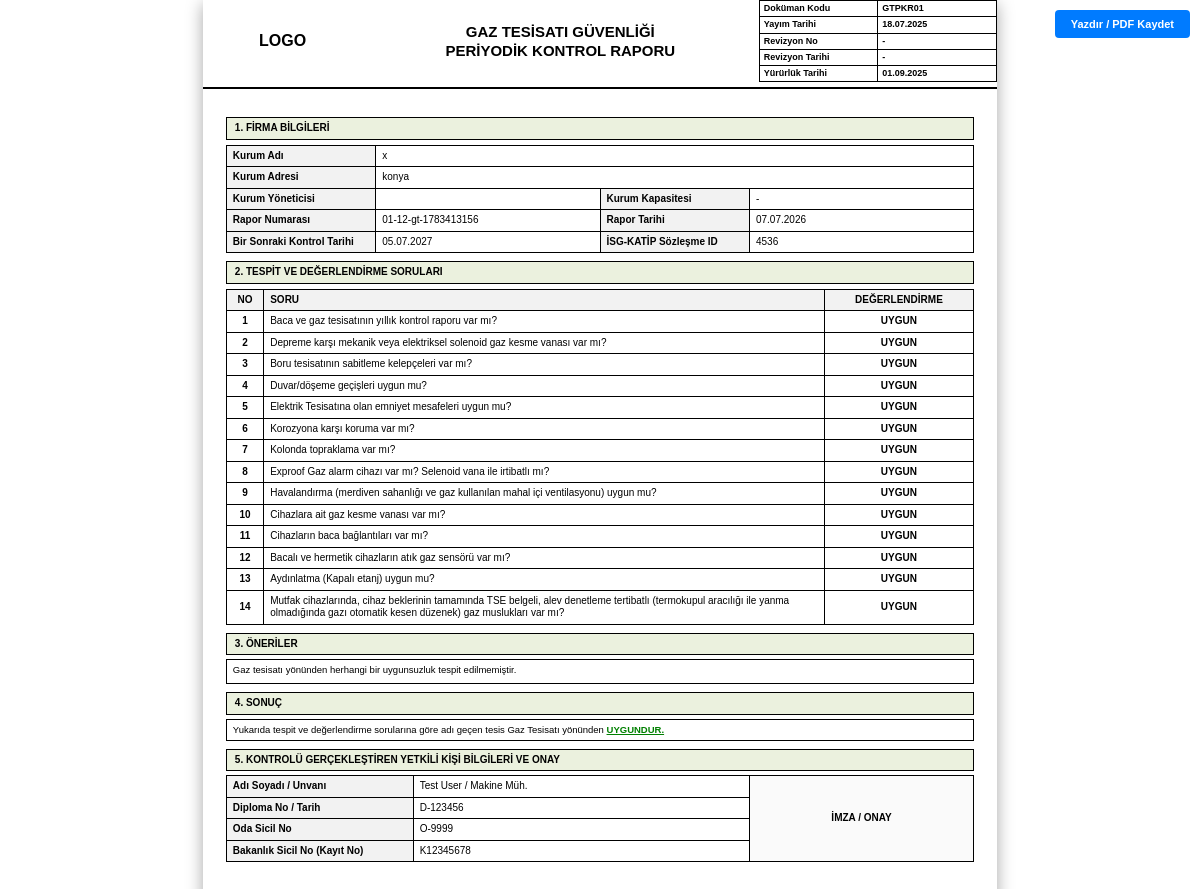
Page /pages/gaz_tesisat_yazdir.php?id=2 (signed in) on the committed database.
### tables this page shows
CREATE TABLE `system_settings` (
  `id` int(11) NOT NULL AUTO_INCREMENT,
  `setting_key` varchar(100) NOT NULL,
  `setting_value` text DEFAULT NULL,
  `updated_at` timestamp NOT NULL DEFAULT current_timestamp() ON UPDATE current_timestamp(),
  PRIMARY KEY (`id`),
  UNIQUE KEY `setting_key` (`setting_key`)
);

CREATE TABLE `gaz_tesisat_reports` (
  `id` int(11) NOT NULL AUTO_INCREMENT,
  `kurum_id` int(11) NOT NULL,
  `report_no` varchar(100) NOT NULL,
  `report_date` date NOT NULL,
  `start_date` datetime DEFAULT NULL,
  `end_date` datetime DEFAULT NULL,
  `next_control_date` date DEFAULT NULL,
  `isg_katip_id` varchar(100) DEFAULT NULL,
  `firma_adi_eki` varchar(255) DEFAULT NULL,
  `control_reason` varchar(255) DEFAULT 'Periyodik Kontrol',
  `kurum_yoneticisi` varchar(255) DEFAULT NULL,
  `kurum_kapasitesi` int(11) DEFAULT NULL,
  `defects` text DEFAULT NULL,
  `notes` text DEFAULT NULL,
  `result` varchar(50) DEFAULT 'GÜVENLİDİR',
  `authorized_person_id` int(11) DEFAULT NULL,
  `inspection_results` longtext DEFAULT NULL CHECK (json_valid(`inspection_results`)),
  `created_at` timestamp NOT NULL DEFAULT current_timestamp(),
  PRIMARY KEY (`id`),
  UNIQUE KEY `report_no` (`report_no`),
  KEY `kurum_id` (`kurum_id`),
  KEY `authorized_person_id` (`authorized_person_id`),
  CONSTRAINT `gaz_tesisat_reports_ibfk_1` FOREIGN KEY (`kurum_id`) REFERENCES `institutions` (`id`) ON DELETE CASCADE,
  CONSTRAINT `gaz_tesisat_reports_ibfk_2` FOREIGN KEY (`authorized_person_id`) REFERENCES `authorized_persons` (`id`) ON DELETE SET NULL
);

CREATE TABLE `institutions` (
  `id` int(11) NOT NULL AUTO_INCREMENT,
  `user_id` int(11) NOT NULL,
  `firma_adi` varchar(255) NOT NULL,
  `adresi` text DEFAULT NULL,
  `sgk_sicil_no` varchar(50) DEFAULT NULL,
  `il_kodu` varchar(2) DEFAULT '01',
  `kurum_kodu` varchar(3) DEFAULT NULL,
  `isg_katip_id` varchar(100) DEFAULT NULL,
  `report_date` date DEFAULT NULL,
  `start_date` datetime DEFAULT NULL,
  `end_date` datetime DEFAULT NULL,
  `next_control_date` date DEFAULT NULL,
  `created_at` timestamp NOT NULL DEFAULT current_timestamp(),
  `contract_pdf` varchar(255) DEFAULT NULL,
  PRIMARY KEY (`id`),
  KEY `user_id` (`user_id`),
  CONSTRAINT `institutions_ibfk_1` FOREIGN KEY (`user_id`) REFERENCES `users` (`id`) ON DELETE CASCADE
);

CREATE TABLE `authorized_persons` (
  `id` int(11) NOT NULL AUTO_INCREMENT,
  `adi_soyadi` varchar(255) NOT NULL,
  `meslegi` varchar(255) DEFAULT NULL,
  `kayit_no` varchar(100) DEFAULT NULL,
  `created_at` timestamp NOT NULL DEFAULT current_timestamp(),
  `diploma_no` varchar(100) DEFAULT NULL,
  `oda_sicil_no` varchar(100) DEFAULT NULL,
  PRIMARY KEY (`id`)
);

### htdocs/includes/functions.php (called while the page is built, shortened)
<?php
function getSetting($pdo, $key, $default = '')
{
    try {
        $stmt = $pdo->prepare("SELECT setting_value FROM system_settings WHERE setting_key = ?");
        $stmt->execute([$key]);
        $val = $stmt->fetchColumn();
        return ($val !== false) ? $val : $default;
    } catch (PDOException $e) {
        return $default;
    }
}
?>

### htdocs/pages/gaz_tesisat_yazdir.php (the view, shortened to what this page needs)
<?php
require_once '../includes/db.php';
require_once '../includes/functions.php';
$id = isset($_GET['id']) ? cleanInput($_GET['id']) : null;
$stmt = $pdo->prepare("
    SELECT r.*,
           i.firma_adi, i.adresi, i.sgk_sicil_no, i.il_kodu, i.kurum_kodu,
           ap.adi_soyadi, ap.meslegi, ap.kayit_no, ap.diploma_no, ap.oda_sicil_no
    FROM gaz_tesisat_reports r
    JOIN institutions i ON r.kurum_id = i.id
    LEFT JOIN authorized_persons ap ON r.authorized_person_id = ap.id
    WHERE r.id = ?
");
$stmt->execute([$id]);
$data = $stmt->fetch();
$questions = [
    'q1' => 'Baca ve gaz tesisatının yıllık kontrol raporu var mı?',
    'q2' => 'Depreme karşı mekanik veya elektriksel solenoid gaz kesme vanası var mı?',
    'q3' => 'Boru tesisatının sabitleme kelepçeleri var mı?',
    'q4' => 'Duvar/döşeme geçişleri uygun mu?',
    'q5' => 'Elektrik Tesisatına olan emniyet mesafeleri uygun mu?',
    'q6' => 'Korozyona karşı koruma var mı?',
    'q7' => 'Kolonda topraklama var mı?',
    'q8' => 'Exproof Gaz alarm cihazı var mı? Selenoid vana ile irtibatlı mı?',
    'q9' => 'Havalandırma (merdiven sahanlığı ve gaz kullanılan mahal içi ventilasyonu) uygun mu?',
    'q10' => 'Cihazlara ait gaz kesme vanası var mı?',
    'q11' => 'Cihazların baca bağlantıları var mı?',
    'q12' => 'Bacalı ve hermetik cihazların atık gaz sensörü var mı?',
    'q13' => 'Aydınlatma (Kapalı etanj) uygun mu?',
    'q14' => 'Mutfak cihazlarında, cihaz beklerinin tamamında TSE belgeli, alev denetleme tertibatlı (termokupul aracılığı ile yanma olmadığında gazı otomatik kesen düzenek) gaz muslukları var mı?'
];
$inspection_results = [];
if (!empty($data['inspection_results'])) {
    $inspection_results = json_decode($data['inspection_results'], true);
}
function renderHeader()
{
    global $pdo;
    $logoText = getSetting($pdo, 'logo_text', 'LOGO');
    $logoHtml = htmlspecialchars($logoText);
    ?>
    <table style="border:none; margin: 0; padding: 0;">
        <tr style="border:none;">
            <td style="width: 20%; height: 60px; border:none; text-align:center; vertical-align:middle; padding: 0;">
                <div style="font-weight:bold; font-size:16px;"><?php echo $logoHtml; ?></div>
            </td>
            <td style="width: 50%; text-align: center; border:none; padding: 0; vertical-align:middle;">
                <h1 style="font-size: 15px; margin: 0; line-height: 1.3;">GAZ TESİSATI GÜVENLİĞİ<br>PERİYODİK KONTROL RAPORU</h1>
            </td>
            <td style="width: 30%; border:none; padding: 0;">
                <table class="doc-info" style="border:1px solid black; width:100%; margin: 0;">
                    <tr>
                        <td style="border:1px solid black; width:50%; padding: 2px 4px; font-size: 9px;">Doküman Kodu</td>
                        <td style="border:1px solid black; padding: 2px 4px; font-size: 9px;">GTPKR01</td>
                    </tr>
                    <tr>
                        <td style="border:1px solid black; padding: 2px 4px; font-size: 9px;">Yayım Tarihi</td>
                        <td style="border:1px solid black; padding: 2px 4px; font-size: 9px;">18.07.2025</td>
                    </tr>
                    <tr>
                        <td style="border:1px solid black; padding: 2px 4px; font-size: 9px;">Revizyon No</td>
                        <td style="border:1px solid black; padding: 2px 4px; font-size: 9px;">-</td>
                    </tr>
                    <tr>
                        <td style="border:1px solid black; padding: 2px 4px; font-size: 9px;">Revizyon Tarihi</td>
                        <td style="border:1px solid black; padding: 2px 4px; font-size: 9px;">-</td>
                    </tr>
                    <tr>
                        <td style="border:1px solid black; padding: 2px 4px; font-size: 9px;">Yürürlük Tarihi</td>
                        <td style="border:1px solid black; padding: 2px 4px; font-size: 9px;">01.09.2025</td>
                    </tr>
                </table>
            </td>
        </tr>
    </table>
    <hr style="border: 1px solid black; margin-top:5px; margin-bottom:5px;">
    <?php
}
?>
<!DOCTYPE html>
<html lang="tr">
<head>
    <link rel="stylesheet" href="../assets/css/rapor.css">
</head>
<body>
    <div class="no-print">
        <button onclick="window.print()">
            <i class="fas fa-print"></i> Yazdır / PDF Kaydet
        </button>
    </div>
    <table class="main-report-table" style="border:none; margin:0 auto;">
        <thead>
            <tr>
                <th style="border:none; padding:0;">
                    <?php renderHeader(); ?>
                </th>
            </tr>
        </thead>
        <tbody>
            <tr>
                <td style="border:none; padding:0;">
                    <div class="page">
                        <div class="section-title-bg">1. FİRMA BİLGİLERİ</div>
                        <table>
                            <tr>
                                <td style="width: 20%;" class="header-bg">Kurum Adı</td>
                                <td colspan="3" style="width: 80%;"><?php
                                    $full_name = $data['firma_adi'] ?? '';
                                    echo htmlspecialchars($full_name);
                                ?></td>
                            </tr>
                            <tr>
                                <td class="header-bg">Kurum Adresi</td>
                                <td colspan="3"><?php echo htmlspecialchars($data['adresi'] ?? '-'); ?></td>
                            </tr>
                            <tr>
                                <td style="width: 20%;" class="header-bg">Kurum Yöneticisi</td>
                                <td style="width: 30%;"><?php echo htmlspecialchars($data['kurum_yoneticisi'] ?? '-'); ?></td>
                                <td style="width: 20%;" class="header-bg">Kurum Kapasitesi</td>
                                <td style="width: 30%;"><?php echo htmlspecialchars($data['kurum_kapasitesi'] ?? '-'); ?></td>
                            </tr>
                            <tr>
                                <td class="header-bg">Rapor Numarası</td>
                                <td><?php echo htmlspecialchars($data['report_no'] ?? '-'); ?></td>
                                <td class="header-bg">Rapor Tarihi</td>
                                <td><?php echo date('d.m.Y', strtotime($data['report_date'])); ?></td>
                            </tr>
                            <tr>
                                <td class="header-bg">Bir Sonraki Kontrol Tarihi</td>
                                <td><?php echo date('d.m.Y', strtotime($data['next_control_date'])); ?></td>
                                <td class="header-bg">İSG-KATİP Sözleşme ID</td>
                                <td><?php echo htmlspecialchars($data['isg_katip_id'] ?? '-'); ?></td>
                            </tr>
                        </table>
                        <div class="section-title-bg">2. TESPİT ve DEĞERLENDİRME SORULARI</div>
                        <table>
                            <thead>
                                <tr class="header-bg">
                                    <th style="width: 5%;" class="text-center">NO</th>
                                    <th style="width: 75%;">SORU</th>
                                    <th style="width: 20%;" class="text-center">DEĞERLENDİRME</th>
                                </tr>
                            </thead>
                            <tbody>
                                <?php
                                $idx = 1;
                                foreach ($questions as $key => $text):
                                    $val = $inspection_results[$key] ?? 'UYGUN';
                                ?>
                                    <tr>
                                        <td class="text-center fw-bold"><?php echo $idx++; ?></td>
                                        <td><?php echo htmlspecialchars($text); ?></td>
                                        <td class="text-center fw-bold"><?php echo htmlspecialchars($val); ?></td>
                                    </tr>
                                <?php endforeach; ?>
                            </tbody>
                        </table>
                        <div class="section-title-bg">3. ÖNERİLER</div>
                        <div class="result-box-compact bg-light-gray" style="min-height: 25px; padding: 4px 6px;">
                            <?php echo !empty($data['defects']) ? nl2br(htmlspecialchars($data['defects'])) : 'Gaz tesisatı yönünden herhangi bir uygunsuzluk tespit edilmemiştir.'; ?>
                        </div>
                        <div class="section-title-bg">4. SONUÇ</div>
                        <div class="result-box-compact" style="padding: 4px 6px;">
                            Yukarıda tespit ve değerlendirme sorularına göre adı geçen tesis Gaz Tesisatı yönünden
                            <?php if ($data['result'] == 'GÜVENLİDİR' || $data['result'] == 'UYGUNDUR'): ?>
                                <span class="result-badge safe">UYGUNDUR.</span>
                            <?php else: ?>
                                <span class="result-badge unsafe">UYGUN DEĞİLDİR.</span>
                            <?php endif; ?>
                        </div>
                        <div class="section-title-bg">5. KONTROLÜ GERÇEKLEŞTİREN YETKİLİ KİŞİ BİLGİLERİ VE ONAY</div>
                        <table style="width: 100%; border-collapse: collapse; margin-top: 4px;">
                            <tr>
                                <td class="header-bg fw-bold" style="width: 25%; border: 1px solid #000; padding: 4px 6px;">Adı Soyadı / Unvanı</td>
                                <td style="width: 45%; border: 1px solid #000; padding: 4px 6px;"><?php echo htmlspecialchars($data['adi_soyadi'] ?? '-'); ?> / <?php echo htmlspecialchars($data['meslegi'] ?? '-'); ?></td>
                                <td rowspan="4" style="width: 30%; vertical-align: middle; text-align: center; font-weight: bold; border: 1px solid #000; background-color: #fafafa; padding: 4px 6px;">İMZA / ONAY</td>
                            </tr>
                            <tr>
                                <td class="header-bg fw-bold" style="border: 1px solid #000; padding: 4px 6px;">Diploma No / Tarih</td>
                                <td style="border: 1px solid #000; padding: 4px 6px;"><?php echo htmlspecialchars($data['diploma_no'] ?? '-'); ?></td>
                            </tr>
                            <tr>
                                <td class="header-bg fw-bold" style="border: 1px solid #000; padding: 4px 6px;">Oda Sicil No</td>
                                <td style="border: 1px solid #000; padding: 4px 6px;"><?php echo htmlspecialchars($data['oda_sicil_no'] ?? '-'); ?></td>
                            </tr>
                            <tr>
                                <td class="header-bg fw-bold" style="border: 1px solid #000; padding: 4px 6px;">Bakanlık Sicil No (Kayıt No)</td>
                                <td style="border: 1px solid #000; padding: 4px 6px;"><?php echo htmlspecialchars($data['kayit_no'] ?? '-'); ?></td>
                            </tr>
                        </table>
                    </div>
                </td>
            </tr>
        </tbody>
    </table>
</body>
</html>

### htdocs/assets/css/rapor.css (style rules this page uses)
* { box-sizing: border-box; }
body { font-family: 'Arial', sans-serif; font-size: 10px; background-color: #c8c8c8; margin: 0; padding: 20px; }
h1 { font-size: 14px; text-align: center; margin: 0; line-height: 1.2; }
table { width: 100%; border-collapse: collapse; margin-bottom: 5px; margin-top: 5px; }
th, td { border: 1px solid #000; padding: 2px 4px; vertical-align: middle; }
.main-report-table { width: 210mm; margin: 0 auto; border-collapse: collapse; background: white; box-shadow: 0 4px 16px rgba(0, 0, 0, 0.35); }
.page { width: 100%; min-height: 277mm; padding: 4mm 6mm; position: relative; border-bottom: 4px solid #c8c8c8; }
.page:last-child { border-bottom: none; }

### htdocs/pages/gaz_tesisat_yazdir.php (style rules this page uses)
body { font-family: Arial, sans-serif; font-size: 10px; line-height: 1.25; color: #000; background-color: #fff; margin: 0; padding: 0; }
.no-print { position: fixed; top: 10px; right: 10px; z-index: 1000; }
.no-print button { padding: 8px 16px; background: #007bff; color: white; border: none; cursor: pointer; font-weight: bold; border-radius: 4px; font-size: 11px; }
.header-bg { background-color: #f2f2f2; font-weight: bold; }
.section-title-bg { background-color: #ebf1de; font-weight: bold; text-align: left; padding: 4px 8px; border: 1px solid black; margin-top: 8px; margin-bottom: 4px; font-size: 10px; text-transform: uppercase; }
table { width: 100%; border-collapse: collapse; margin-bottom: 6px; }
th, td { border: 1px solid #000; padding: 4px 6px; text-align: left; vertical-align: middle; }
.text-center { text-align: center; }
.fw-bold { font-weight: bold; }
.result-box-compact { border: 1px solid #000; padding: 6px 8px; margin-bottom: 6px; font-size: 9.5px; background-color: #fff; }
.result-badge { font-weight: bold; text-decoration: underline; }
.result-badge.safe { color: green; }

### rows in the picture
system_settings: setting_value "LOGO"
gaz_tesisat_reports: kurum.firma_adi "x", kurum.adresi "konya", kurum_kapasitesi "-", report_no "01-12-gt-1783413156", report_date "07.07.2026", next_control_date "05.07.2027", isg_katip "4536", inspection_results "UYGUN", authorized_person.adi_soyadi "Test User", authorized_person.meslegi "Makine Müh.", authorized_person.diploma_no "D-123456", authorized_person.oda_sicil_no "O-9999", authorized_person.kayit_no "K12345678"

### other values in the picture
$text "Baca ve gaz tesisatının yıllık kontrol raporu var mı?"
$text "Depreme karşı mekanik veya elektriksel solenoid gaz kesme vanası var mı?"
$text "Boru tesisatının sabitleme kelepçeleri var mı?"
$text "Duvar/döşeme geçişleri uygun mu?"
$text "Elektrik Tesisatına olan emniyet mesafeleri uygun mu?"
$text "Korozyona karşı koruma var mı?"
$text "Kolonda topraklama var mı?"
$text "Exproof Gaz alarm cihazı var mı? Selenoid vana ile irtibatlı mı?"
$text "Havalandırma (merdiven sahanlığı ve gaz kullanılan mahal içi ventilasyonu) uygun mu?"
$text "Cihazlara ait gaz kesme vanası var mı?"
$text "Cihazların baca bağlantıları var mı?"
$text "Bacalı ve hermetik cihazların atık gaz sensörü var mı?"
$text "Aydınlatma (Kapalı etanj) uygun mu?"
$text "Mutfak cihazlarında, cihaz beklerinin tamamında TSE belgeli, alev denetleme tertibatlı (termokupul aracılığı ile yanma olmadığında gazı otomatik kesen düzenek) gaz muslukları var mı?"
